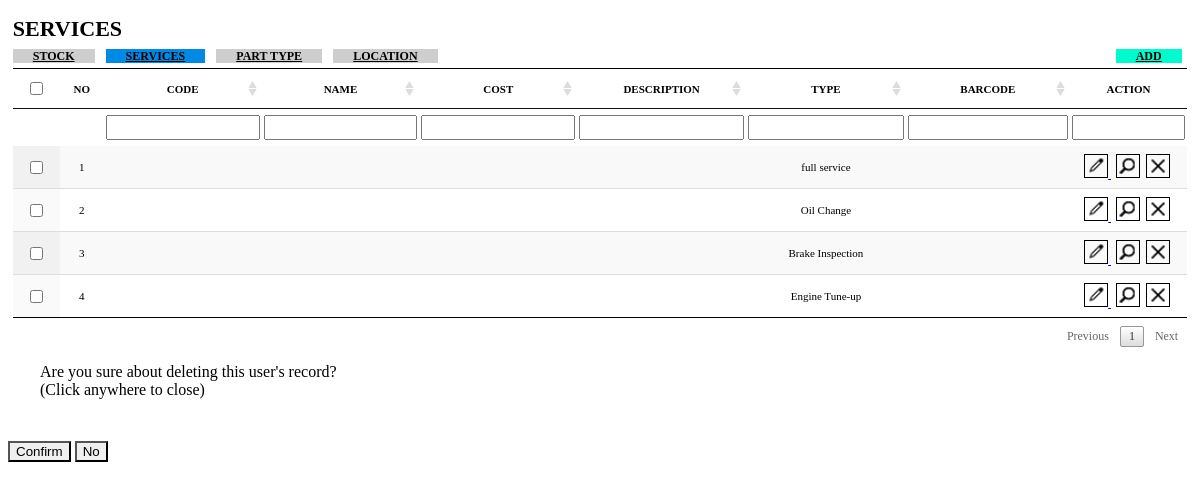
Page /module/parts/services.php on the earlier database version.
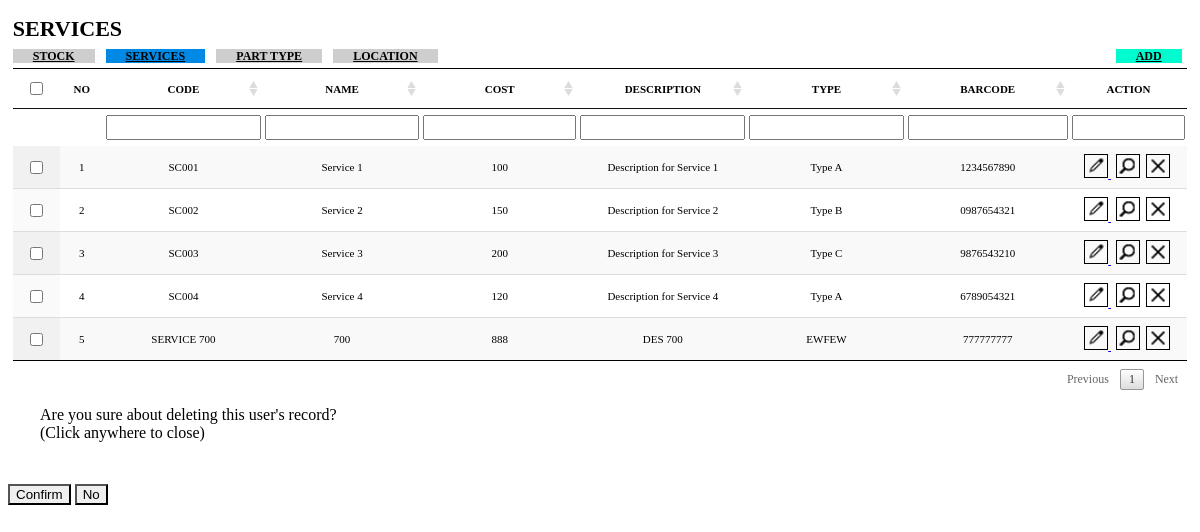
Same page on the later database version.
### tables this page shows
CREATE TABLE `service` (
  `service_id` int(11) NOT NULL,
  `service_type` varchar(255) DEFAULT NULL,
  `service_code` varchar(255) DEFAULT NULL,
  `service_name` varchar(255) DEFAULT NULL,
  `service_cost` decimal(10,0) DEFAULT NULL,
  `service_description` varchar(255) DEFAULT NULL,
  `service_barcode` char(13) DEFAULT NULL
);

### module/parts/services.php (the view, shortened to what this page needs)
<?php
	include "../include/connect.php";
?>
    <link rel="stylesheet" href="../include/css/css.css">
    <link rel="stylesheet" type="text/css" href="../include/DataTables/datatables.min.css"/>
<body style="overflow-x: scroll;">
<main role="main" class="col-lg-9 ml-sm-0 col-lg-12 pt-2 px-2" style="background-color: white;">
	<div class="row row2">
		<div class="col-12 title">
            <b>SERVICES</b> <br>
            <div style="float:left">
                <a type="button" class="btn btn-grey" href="../main/mainIndex.php?page=stock">STOCK</a>&nbsp;
                <a type="button" class="btn btn-grey" style="background-color:#008ae6;" href="../main/mainIndex.php?page=services">SERVICES</a>&nbsp;
                <a type="button" class="btn btn-grey" href="../main/mainIndex.php?page=parts">PART TYPE</a>&nbsp;
                <a type="button" class="btn btn-grey" href="#">LOCATION</a>&nbsp;
            </div>
            <div style="float:right;">
                <a type="button" class="btn btn-green" href="../main/mainIndex.php?page=add_service">ADD</a>&nbsp;
            </div>
        </div>
        <div class="col-12">
            <table id="register" class="display" style="width:100%">
                <thead>
                    <tr>
                        <th style="padding:0;background-image:none !important;"><input type="checkbox" name="check[]" value="" id=""></th>
						<th style="padding:0;background-image:none !important;">NO</th>
                        <th>CODE</th>
                        <th>NAME</th>
                        <th>COST</th>
                        <th>DESCRIPTION</th>
                        <th>TYPE</th>
                        <th>BARCODE</th>
                        <th style="width:10%;background-image:none !important;">ACTION</th>
                    </tr>
                </thead>
				<tfoot>
					<tr>
                        <th style="padding:0;"></th>
						<th style="padding:0;"></th>
						<th>CODE</th>
						<th>NAME</th>
						<th>COST</th>
						<th>DESCRIPTION</th>
						<th>TYPE</th>
						<th>BARCODE</th>
						<th style="width:10%;background-image:none !important;"></th>
					</tr>
				</tfoot>
                <tbody>
                    <?php
                      $srv_q = "SELECT * FROM service";
                      $srv_res = mysqli_query($connect, $srv_q);
                      $count = 0;
                      while ($srv_row = mysqli_fetch_array($srv_res))
                      {
                        $count++;
                    ?>
                    <tr>
                        <th style="background-image:none !important;"><input type="checkbox" name="check[]" value="" id=""></th>
                        <td><?php echo $count ?></td>
                        <td><?php echo $srv_row["service_code"]; ?></td>
                        <td><?php echo $srv_row["service_name"]; ?></td>
                        <td><?php echo $srv_row["service_cost"]; ?></td>
                        <td><?php echo $srv_row["service_description"]; ?></td>
                        <td><?php echo $srv_row["service_type"]; ?></td>
                        <td><?php echo $srv_row["service_barcode"]; ?></td>
                        <td>
                            <a href="mainIndex.php?page=edit_services&id=<?php echo $srv_row["service_id"] ?>">
                                <img class="actionbtn" src="../include/img/action/edit.png">
                            </a>&nbsp;
                            <a href="#"><img class="actionbtn" src="../include/img/action/search.png"></a>&nbsp;
                            <a style="cursor: pointer;" onclick="openModal('<?php echo $srv_row["service_code"] ?>')"><img class="actionbtn" src="../include/img/action/delete.png"></a>&nbsp;
                        </td>
                    </tr>
                    <?php
                    }
                    ?>
                </tbody>
            </table>
        </div>
    </div>
    <div class="modal fade" tabindex="-1" role="dialog" aria-labelledby="mySmallModalLabel" aria-hidden="true" id="mi-modal">
        <div class="modal-dialog modal-sm" style="">
            <div class="modal-content" style="width: 400px; vertical-align: center;">
                <div class="modal-header">
                    <p class="modal-title" id="myModalLabel">Are you sure about deleting this user's record?<br>(Click anywhere to close)</p> <br>
                </div>
                <div class="modal-footer">
                    <a id="linkDel" href="../module/parts/delete_service.php?id="><button type="button" class="btn btn-primary" id="modal-btn-si" >Confirm</button></a>
                    <button type="button" class="btn btn-default" id="modal-btn-no" data-dismiss="modal">No</button>
                </div>
            </div>
        </div>
    </div>
</main>
</body>

### include/css/css.css (style rules this page uses)
tfoot { display: table-header-group; }
.actionbtn { border: 1px solid #000; width: 22px; height: 22px; }
.title { margin-bottom: 10px; font-size: 22px; }
[type=reset], [type=submit], button, html [type=button] { -webkit-appearance: unset; }
.btn-green { font-family: 'Century Gothic'; font-weight: bold; color: #000; background-color: #00fbce; border-radius: 0; font-size: 12px; height:25px; width: 173px; padding:0px 20px; line-height: 23px; vertical-align: middle; }
.btn-grey { font-family: 'Century Gothic'; font-weight: bold; color: #000; background-color: #cecece; border-radius: 0; font-size: 12px; height:25px; width: 173px; padding:0px 20px; line-height: 23px; vertical-align: middle; }

### module/parts/services.php (style rules this page uses)
.row2 { padding-left: 0.3rem; padding-right: 0.3rem; margin-top: 1rem; }
table { font-size: 11px; }
table.dataTable { border-collapse: collapse; border-top: 1px solid #000; border-bottom: 1px solid #000; }
table.dataTable thead th,table.dataTable thead td { padding: 10px 13.5px !important; }
table.dataTable tfoot th, table.dataTable tfoot td { padding: 6px 2px 6px 2px; }
table th, td { text-align: center; }
.modal-dialog { top:90px; }
.modal-header { padding-left: 2rem; padding-right: 2rem; padding-bottom:0.5rem; z-index: 2000; }
.modal-content { border-radius: 0; }

Differences in the rows shown:
removed service: service_type "full service"
removed service: service_type "Oil Change"
removed service: service_type "Brake Inspection"
removed service: service_type "Engine Tune-up"
added service: service_code "SC001", service_name "Service 1", service_cost "100", service_description "Description for Service 1", service_type "Type A", service_barcode "1234567890"
added service: service_code "SC002", service_name "Service 2", service_cost "150", service_description "Description for Service 2", service_type "Type B", service_barcode "0987654321"
added service: service_code "SC003", service_name "Service 3", service_cost "200", service_description "Description for Service 3", service_type "Type C", service_barcode "9876543210"
added service: service_code "SC004", service_name "Service 4", service_cost "120", service_description "Description for Service 4", service_type "Type A", service_barcode "6789054321"
added service: service_code "SERVICE 700", service_name "700", service_cost "888", service_description "DES 700", service_type "EWFEW", service_barcode "777777777"
